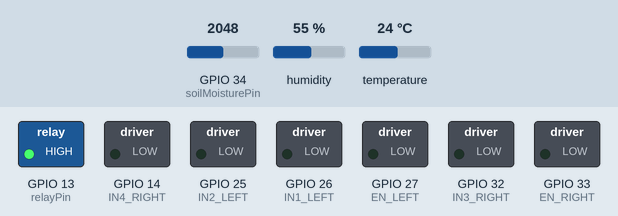
Simulated run of this sketch. Board: ESP32. Parts: switched loads named in the sketch (green lamp = pin HIGH). Inputs (shaded band) come from the test bench; at power-on: GPIO 34 (soilMoisturePin) = 2048, humidity 55 %, temperature 24 °C. WiFi joins after 1.5 s; servers stay silent unless stated; what the sketch prints to the serial monitor is not drawn.

Above: at 2.8 s.
2.9 s: GPIO 34 (soilMoisturePin) set to 2961
6.2 s: GPIO 34 (soilMoisturePin) set to 3066
At 11.0 s:
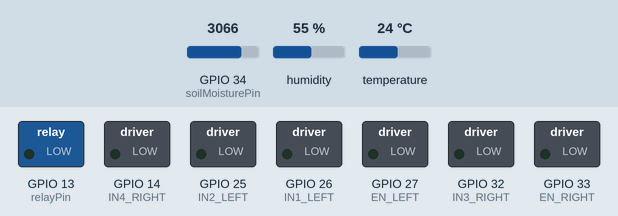
12.1 s: GPIO 34 (soilMoisturePin) set to 2960
At 17.4 s:
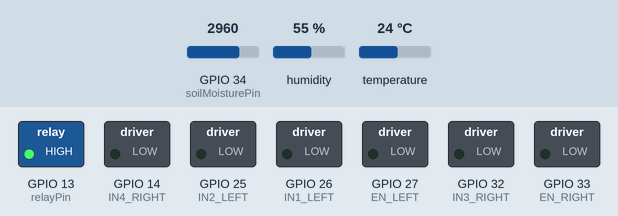
17.7 s: GPIO 34 (soilMoisturePin) set to 3040
At 23.1 s:
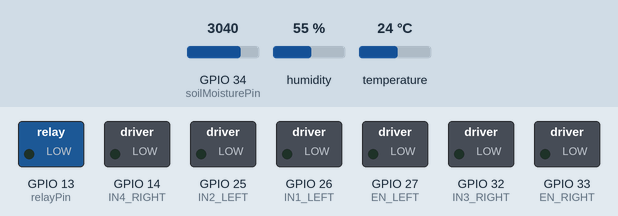
Timing chart, 0 to 24.4 s (numbered marks = the images above; inputs shaded):
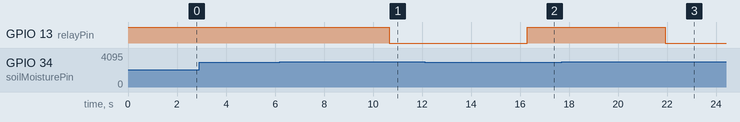

The sketch:

agrobotfinal.ino
```cpp
#include <Arduino.h>
#include <WiFi.h>
#include <FirebaseESP32.h>
#include <DHT.h>

// --- 1. FIREBASE & WIFI CREDENTIALS (MUST BE UPDATED) ---
// IMPORTANT: The FIREBASE_HOST URL should NOT include https:// and should NOT end with a slash /.
#define FIREBASE_HOST "agrobot25bel0014-default-rtdb.firebaseio.com"
#define FIREBASE_AUTH "<token key>" // The token/key you use in App Inventor
#define WIFI_SSID "<Wifi Name>"
#define WIFI_PASSWORD "<Wifi Password>"
FirebaseConfig config;
FirebaseAuth auth;
// --- 2. DATABASE NODES & PATHS ---
#define AGROBOT_NODE "/agrobot"
// Sensor Nodes (Data sent by ESP32)
#define TEMP_NODE AGROBOT_NODE "/temp"
#define HUMIDITY_NODE AGROBOT_NODE "/humidity"
#define MOISTURE_NODE AGROBOT_NODE "/soil_moisture"
#define PUMP_STATUS_NODE AGROBOT_NODE "/pump_status" // Status reported by ESP32

// Control Node (Commands received from App Inventor)
#define MOVEMENT_CONTROL_NODE AGROBOT_NODE "/movement" // Tag from App Inventor: "movement"

// --- 3. HARDWARE PINS & SENSORS ---
// DHT Sensor
const int dhtPin = 5;
DHT dht(dhtPin, DHT11);
// Soil Moisture Sensor
const int soilMoisturePin = 34; // Analog Input
// Motor Driver Pins (L298N)
const int EN_LEFT = 27;
const int IN1_LEFT = 26;
const int IN2_LEFT = 25;
const int EN_RIGHT = 33;
const int IN3_RIGHT = 32;
const int IN4_RIGHT = 14;
// Pump Relay (Pumping is now AUTOMATIC, but pin defined for status)
const int relayPin = 13;
const int PUMP_ON_STATE = LOW; // Assuming relay is active-low
const int PUMP_OFF_STATE = HIGH;

// --- 4. FIREBASE OBJECTS & STREAM SETUP ---
FirebaseData firebaseData;
FirebaseData firebaseStream;
// New Firebase Config and Auth objects
FirebaseConfig firebaseConfig;
FirebaseAuth firebaseAuth;


// --- 5. ACTUATOR FUNCTIONS  ---

void setMotorPins(int leftDir1, int leftDir2, int rightDir1, int rightDir2) {
  digitalWrite(IN1_LEFT, leftDir1);
  digitalWrite(IN2_LEFT, leftDir2);
  digitalWrite(IN3_RIGHT, rightDir1);
  digitalWrite(IN4_RIGHT, rightDir2);
}

void moveForward() {
  setMotorPins(HIGH, LOW, HIGH, LOW);
  analogWrite(EN_LEFT, 255);
  analogWrite(EN_RIGHT, 255);
}

void moveReverse() {
  setMotorPins(LOW, HIGH, LOW, HIGH);
  analogWrite(EN_LEFT, 255);
  analogWrite(EN_RIGHT, 255);
}

void turnLeft() {
  setMotorPins(LOW, HIGH, HIGH, LOW); // Left wheel reverse, right wheel forward
  analogWrite(EN_LEFT, 255);
  analogWrite(EN_RIGHT, 255);
}

void turnRight() {
  setMotorPins(HIGH, LOW, LOW, HIGH); // Left wheel forward, right wheel reverse
  analogWrite(EN_LEFT, 255);
  analogWrite(EN_RIGHT, 255);
}

void stopRobot() {
  setMotorPins(LOW, LOW, LOW, LOW); // Set all direction pins LOW
  analogWrite(EN_LEFT, 0); // Stop power
  analogWrite(EN_RIGHT, 0); // Stop power
}

void initializeActuators() {
  // Motor Enable Pins
  pinMode(EN_LEFT, OUTPUT);
  pinMode(EN_RIGHT, OUTPUT);
  // Motor Direction Pins
  pinMode(IN1_LEFT, OUTPUT);
  pinMode(IN2_LEFT, OUTPUT);
  pinMode(IN3_RIGHT, OUTPUT);
  pinMode(IN4_RIGHT, OUTPUT);
  // Pump Relay Pin (Output)
  pinMode(relayPin, OUTPUT);
  // Start pump OFF
  digitalWrite(relayPin, PUMP_OFF_STATE);

  stopRobot(); // Ensure robot is stationary on startup
}

// Placeholder for Firebase timeout handler
void streamTimeoutCallback(bool timeout) {
    if (timeout) {
        Serial.println("[FIREBASE] Stream timed out!");
    }
}


// --- 6. FIREBASE STREAM CALLBACK (Reads App Inventor Commands) ---
void streamCallback(StreamData data) {
  // Ignore complex data types or empty paths
  if (data.dataType() == "json" || data.dataType() == "array" || data.dataPath().length() < 2) {
      return;
  }

  String path = data.dataPath();
  String command = data.stringData();

  Serial.print("[FIREBASE] Command received on path: ");
  Serial.print(path);
  Serial.print(" | Value: ");
  Serial.println(command);

  // --- MOVEMENT CONTROL LOGIC (Tag: "movement") ---
  if (path == MOVEMENT_CONTROL_NODE) {

    if (command == "FORWARD") {
      moveForward();
    } else if (command == "BACKWARD") {
      moveReverse();
    } else if (command == "LEFT") {
      turnLeft();
    } else if (command == "RIGHT") {
      turnRight();
    } else if (command == "STOP") {
      stopRobot();
    }

    // Reset the command in Firebase to "STANDBY" after execution
    Firebase.setString(firebaseData, MOVEMENT_CONTROL_NODE, "STANDBY");
    Serial.print("[MOVEMENT] Robot executed: ");
    Serial.println(command);
  }

  // No need for PUMP control logic since those buttons were removed.
}


// --- 7. SENSOR READING & DATA SENDING ---
void sendSensorData() {
  // Read sensor values
  float t = dht.readTemperature();
  float h = dht.readHumidity();
  int m = analogRead(soilMoisturePin); // Reads a value between 0 (wet) and 4095 (dry)

  // Basic Automatic Irrigation Logic (If soil is dry, turn pump ON)
  if (m > 3000) { // Example threshold: if reading is high (dry)
      digitalWrite(relayPin, PUMP_ON_STATE);
      Firebase.setString(firebaseData, PUMP_STATUS_NODE, "ON - Auto");
  } else {
      digitalWrite(relayPin, PUMP_OFF_STATE);
      Firebase.setString(firebaseData, PUMP_STATUS_NODE, "OFF - Auto");
  }

  // Check if any reading failed
  if (isnan(h) || isnan(t) || m == 0) {
    Serial.println("[SENSOR] Failed to read from sensor!");
    return;
  }

  // Send data to Firebase (App Inventor Monitoring Dashboard)
  Firebase.setFloat(firebaseData, TEMP_NODE, t);
  Firebase.setFloat(firebaseData, HUMIDITY_NODE, h);
  Firebase.setInt(firebaseData, MOISTURE_NODE, m);
}


// --- 8. SETUP & LOOP FUNCTIONS ---

void setup() {
  Serial.begin(115200);

  // 1. Initialize Hardware Pins
  initializeActuators();
  dht.begin();

  // 2. Connect to Wi-Fi
  WiFi.begin(WIFI_SSID, WIFI_PASSWORD);
  Serial.print("Connecting to Wi-Fi");
  while (WiFi.status() != WL_CONNECTED) {
    Serial.print(".");
    delay(500);
  }
  Serial.println("\nConnected to WiFi!");
  Serial.print("IP Address: ");
  Serial.println(WiFi.localIP());

  // 3. Initialize Firebase Configuration
  // Set the host name (URL without https://)
  firebaseConfig.database_url = FIREBASE_HOST;

  // FIX 1: Use databaseSecret instead of legacy_token for modern Firebase Client
  // Set the Database Secret Token (Authentication)
  config.database_url="agrobot25bel0014-default-rtdb.firebaseio.com";
  config.signer.tokens.legacy_token = FIREBASE_AUTH;
  Firebase.begin(&config, &auth);

  // Begin the Firebase connection with the configuration objects
  Firebase.begin(&firebaseConfig, &firebaseAuth);
  Firebase.reconnectWiFi(true); // Auto-reconnect

  // 4. Set up Real-time Stream Listener for Commands
  if (!Firebase.beginStream(firebaseStream, AGROBOT_NODE)) {
    Serial.println("Could not start Firebase stream: " + firebaseStream.errorReason());
  }

  // Set the function that runs whenever data changes in the AGROBOT_NODE
  Firebase.setStreamCallback(firebaseStream, streamCallback, streamTimeoutCallback);
  Serial.println("Firebase stream ready for commands.");
}


void loop() {
  // Send sensor data every 5 seconds
  static unsigned long lastSendTime = 0;
  if (millis() - lastSendTime > 5000) {
    sendSensorData();
    lastSendTime = millis();
  }

  // 5. Keep the Firebase stream connection active
  // FIX 2: Use httpConnected() which is the correct function in the latest library
  // to check if the stream (which uses an HTTP connection) is still open.
  if (Firebase.ready() && !firebaseStream.httpConnected()) {
    Firebase.beginStream(firebaseStream, AGROBOT_NODE);
  }

  delay(10);
}
```

Measured:
- the behaviour switches between 3000 and 3001 on GPIO 34 (soilMoisturePin) (found by bisection; images 0 and 1)
- after the input at 2.9 s, every drawn part: stays the same
- after the input at 6.2 s, GPIO 13 (relayPin): HIGH → LOW after 4.5 s
- after the input at 12.1 s, GPIO 13 (relayPin): LOW → HIGH after 4.2 s
- after the input at 17.7 s, GPIO 13 (relayPin): HIGH → LOW after 4.2 s
